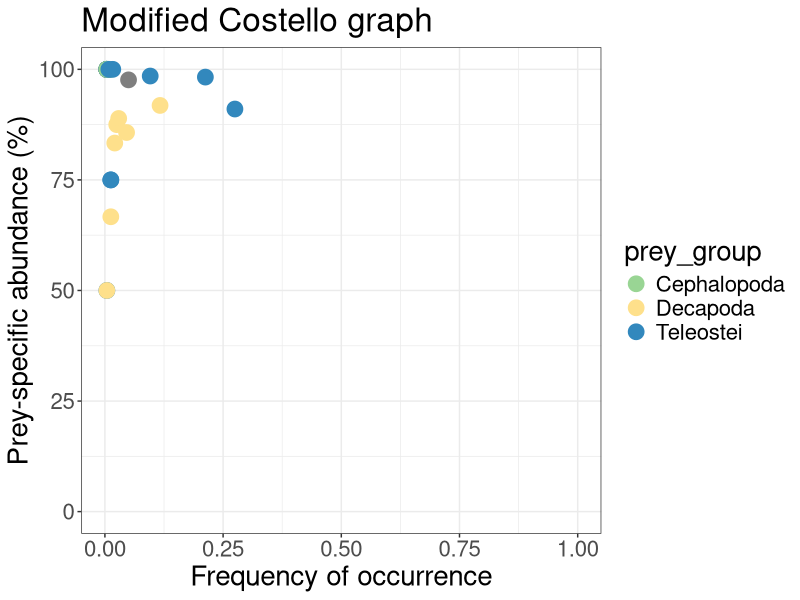

Write the R code that produced this figure.
#This script plots modified Costello graphs for species diet data

library(gdata)
library(dplyr)
library(ggplot2)

# Set .png file parameters
resolution <- 800
h <- 15
w <- 20
units <- "cm"

data <-read.csv("data.csv")

#Produce a data frame with unique prey taxa and their groups
taxonomy <- select(data, prey, prey_group)
taxonomy <- distinct(taxonomy)
taxonomy <- trim(taxonomy)

#%F
full <- length(unique(data$stomach_id))
F_df <- as.data.frame(table(data['prey']))
F_df$F_pc <- F_df$Freq / full # F in proportion units

res <- data.frame(prey = c(),
                  Pi = c())

preys <- unique(data$prey)

for(i in preys){
  
  #%N
  data_i <- data[data$prey == i,] # subset full_df for prey i
  sum_i <- sum(data_i$numbers) # total N of prey i in all stomachs where there is prey i
  
  stomachs_i <- unique(data_i$stomach_id) # which stomachs have prey i
  
  full_df_i <- data[data$stomach_id %in% stomachs_i,] # subset full_df for stomachs that have prey i
  sum_stomachs_i <- sum(full_df_i$numbers) # total N of all prey in all stomachs where there is prey i
  
  Pi <- sum_i/sum_stomachs_i
  Pi <- Pi * 100
  
  res_i <- data.frame(prey = i,
                    Pi = Pi)
  
  res <- rbind(res, res_i)
  
}

costello_mod <- merge(F_df, res, by = "prey")
costello_mod <- costello_mod[,c(1, 3, 4)]
costello_mod <- merge(costello_mod, taxonomy, by = "prey", all.x = T)

png(
  "mod_Costello.png",
  height = h,
  width = w,
  units = units,
  res = resolution
)
ggplot(costello_mod, aes(F_pc, Pi, colour = prey_group)) + 
  geom_point(size = 5) +
  # geom_text(
  #   label=costello_mod$prey, 
  #   nudge_x = 0.01, nudge_y = -2, 
  #   check_overlap = F) +
  ggtitle("Modified Costello graph") +
  xlab("Frequency of occurrence") + 
  ylab("Prey-specific abundance (%)") +
  xlim(0, 1) +
  ylim(0, 100) +
  theme_bw() +
  theme(text = element_text(size = 20)) +
  scale_color_manual(values = c("Cephalopoda" = "#99D594",
                                "Decapoda" ="#FEE08B",
                                "Other Crust."="#F46D43",
                                "Teleostei" = "#3288BD")) 
dev.off()
